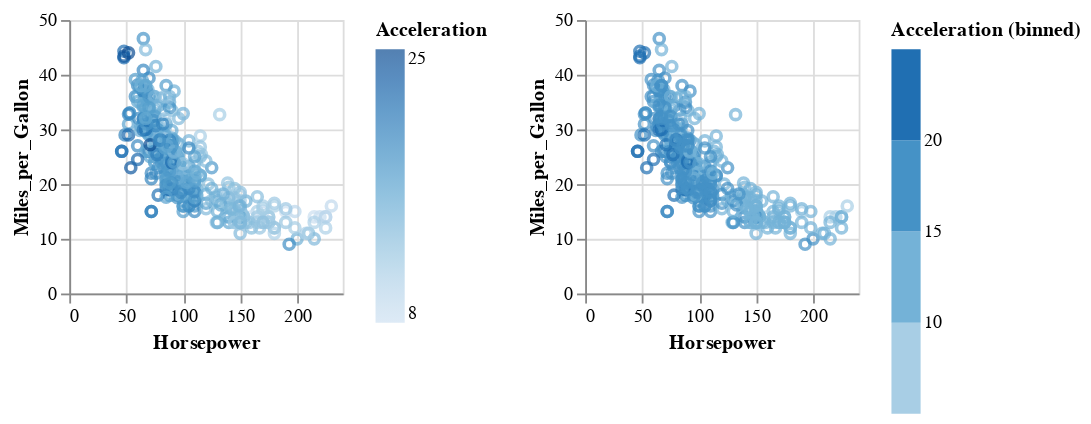

This figure's notebook cell:
### Code cell
# Agrupando los valores del termómetro

base = alt.Chart(source).mark_point().encode(
    x='Horsepower:Q',
    y='Miles_per_Gallon:Q',
).properties(
    width=150,
    height=150
)

alt.hconcat(
   base.encode(color=alt.Color('Acceleration:Q')),
   base.encode(color=alt.Color('Acceleration:Q', bin=alt.Bin(maxbins=5))
))

### Figure 1 — Vega-Lite specification as saved in the notebook (floating-point values rounded to 4 significant figures; data arrays with more than 128 entries replaced by an {"elided": "..."} marker saying what was removed)
{"config": {"view": {"continuousWidth": 400, "continuousHeight": 300}}, "hconcat": [{"mark": "point", "encoding": {"color": {"type": "quantitative", "field": "Acceleration"}, "x": {"type": "quantitative", "field": "Horsepower"}, "y": {"type": "quantitative", "field": "Miles_per_Gallon"}}, "height": 150, "width": 150}, {"mark": "point", "encoding": {"color": {"type": "quantitative", "bin": {"maxbins": 5}, "field": "Acceleration"}, "x": {"type": "quantitative", "field": "Horsepower"}, "y": {"type": "quantitative", "field": "Miles_per_Gallon"}}, "height": 150, "width": 150}], "data": {"name": "data-f02450ab61490a1363517a0190416235"}, "$schema": "https://vega.github.io/schema/vega-lite/v4.8.1.json", "datasets": {"data-f02450ab61490a1363517a0190416235": {"elided": "406 records"}}}
